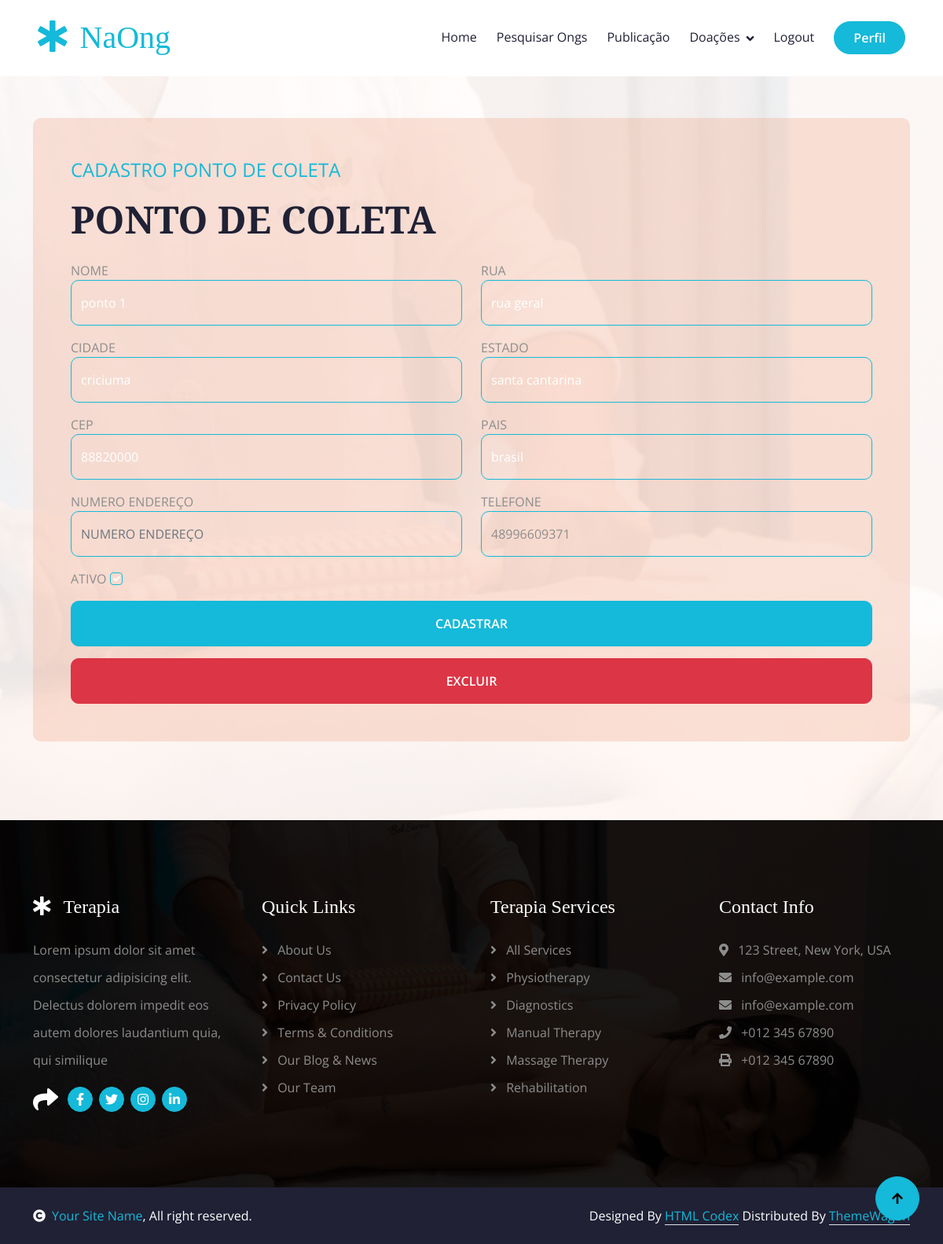
The app's page /coleta.php?id=1 (signed in) with its own data.
### tables this page shows
CREATE TABLE `pontos_coleta` (
  `id` int(11) NOT NULL AUTO_INCREMENT,
  `ong` int(11) DEFAULT NULL,
  `nome` varchar(45) DEFAULT NULL,
  `rua` varchar(45) DEFAULT NULL,
  `cidade` varchar(45) DEFAULT NULL,
  `estado` varchar(45) DEFAULT NULL,
  `pais` varchar(45) DEFAULT NULL,
  `cep` varchar(45) DEFAULT NULL,
  `numero_endereco` varchar(45) DEFAULT NULL,
  `telefone` varchar(45) DEFAULT NULL,
  `ativo` char(1) DEFAULT NULL,
  PRIMARY KEY (`id`),
  KEY `ong_coleta_idx` (`ong`),
  CONSTRAINT `ong_coleta` FOREIGN KEY (`ong`) REFERENCES `ongs` (`id_ong`)
);

### coleta_model.php (called while the page is built, shortened)
<?php
include './banco.php';
if (isset($_GET['id'])) {
    $id = $_GET['id'];
    $sql = "SELECT * FROM pontos_coleta WHERE id = $id";
    $result_registro = $conn->query($sql);
    if ($result_registro->num_rows > 0) {
        $row_pontos_coleta = $result_registro->fetch_assoc();
    }
}

### coleta.php (the view, shortened to what this page needs)
<?php
include('./cabecalho.php');
include('coleta_model.php');
?>
<div class="container-fluid appointment py-12" style="padding-top: 100px; padding-bottom: 50px;">
    <div class="container py-12" style="margin-top: 50px; padding-bottom: 50px;">
        <div class="row g-12 align-items-center">
            <div class="col-lg-12">
                <div class="col-lg-12 wow fadeInRight" data-wow-delay="0.4s">
                    <div class="appointment-form rounded p-5">
                        <p class="fs-4 text-uppercase text-primary">CADASTRO PONTO DE COLETA </p>
                        <h1 class="display-5 mb-4">PONTO DE COLETA</h1>
                        <form action="coleta_model.php" method="POST">
                            <div class="row gy-3 gx-4">
                                <div class="col-xl-6">
                                    <label for="">NOME</label>
                                    <input type="text" class="form-control py-3 border-primary bg-transparent text-white" name="nome" placeholder="NOME" value="<?php echo isset($row_pontos_coleta['nome']) ? $row_pontos_coleta['nome'] : '' ?>">
                                </div>
                                <div class="col-xl-6">
                                    <label for="">RUA</label>
                                    <input type="text"
                                        class="form-control py-3 border-primary bg-transparent text-white" name="rua"
                                        placeholder="RUA" value="<?php echo isset($row_pontos_coleta['rua']) ? $row_pontos_coleta['rua'] : '' ?>">
                                </div>
                                <div class="col-xl-6">
                                    <label for="">CIDADE</label>
                                    <input type="text"
                                        class="form-control py-3 border-primary bg-transparent text-white" name="cidade"
                                        placeholder="CIDADE" value="<?php echo isset($row_pontos_coleta['cidade']) ? $row_pontos_coleta['cidade'] : '' ?>">
                                </div>
                                <div class="col-xl-6">
                                    <label for="">ESTADO</label>
                                    <input type="text"
                                        class="form-control py-3 border-primary bg-transparent text-white" name="estado"
                                        placeholder="ESTADO" value="<?php echo isset($row_pontos_coleta['estado']) ? $row_pontos_coleta['estado'] : '' ?>">
                                </div>
                                <div class="col-xl-6">
                                    <label for="">CEP</label>
                                    <input type="text"
                                        class="form-control py-3 border-primary bg-transparent text-white" name="cep"
                                        placeholder="CEP" value="<?php echo isset($row_pontos_coleta['cep']) ? $row_pontos_coleta['cep'] : '' ?>">
                                </div>
                                <div class="col-xl-6">
                                    <label for="">PAIS</label>
                                    <input type="text"
                                        class="form-control py-3 border-primary bg-transparent text-white" name="pais"
                                        placeholder="PAIS" value="<?php echo isset($row_pontos_coleta['pais']) ? $row_pontos_coleta['pais'] : '' ?>">
                                </div>
                                <div class="col-xl-6">
                                    <label for="">NUMERO ENDEREÇO</label>
                                    <input type="text"
                                        class="form-control py-3 border-primary bg-transparent text-white"
                                        name="numero_endereco" placeholder="NUMERO ENDEREÇO" value="<?php echo isset($row_pontos_coleta['nume_endereco']) ? $row_pontos_coleta['nume_endereco'] : '' ?>">
                                </div>
                                <div class="col-xl-6">
                                    <label for="">TELEFONE</label>
                                    <input type="text" class="form-control py-3 border-primary bg-transparent"
                                        name="telefone" placeholder="TELEFONE" value="<?php echo isset($row_pontos_coleta['telefone']) ? $row_pontos_coleta['telefone'] : '' ?>">
                                </div>
                                <div class="col-xl-6">
                                    <label for="ativo-checkbox">ATIVO</label>
                                    <input type="checkbox" id="ativo-checkbox" class="form-check-input border-primary bg-transparent" name="ativo" <?php if ((isset($row_pontos_coleta['ativo']) && $row_pontos_coleta['ativo'] == 'A') || !isset($row_pontos_coleta)) {
                                                                                                                                                        echo 'checked';
                                                                                                                                                    }  ?>>
                                </div>
                                <div class="col-12">
                                    <button type="submit"
                                        class="btn btn-primary text-white w-100 py-3 px-5">CADASTRAR</button>
                                    <?php if (isset($row_pontos_coleta)) { ?>
                                        <button type="submit" name="acao" value="excluir" class="btn btn-danger text-white w-100 py-3 px-5" style="margin-top: 15px;">EXCLUIR</button>
                                    <?php } ?>
                                </div>
                            </div>
                        </form>
                    </div>
                </div>
            </div>
        </div>
    </div>
</div>
<?php
include('./rodape.php');

### css/style.css (style rules this page uses)
.btn { font-weight: 600; transition: .5s; }
.btn.btn-primary { box-shadow: inset 0 0 0 0 var(--bs-primary); }
.appointment { background: linear-gradient(rgba(255, 255, 255, 0.9), rgba(255, 255, 255, 0.9)), url(../img/carousel-2.jpg); background-position: center center; background-repeat: no-repeat; background-size: cover; background-attachment: fixed; }
.appointment .appointment-form { background: rgba(239, 162, 134, 0.3); }
.appointment .appointment-form .btn.btn-primary { box-shadow: inset 0 0 0 0 var(--bs-primary); }

### records on screen
pontos_coleta: nome "ponto 1", rua "rua geral", cidade "criciuma", estado "santa cantarina", cep "88820000", pais "brasil", telefone "48996609371", ativo "☑"
